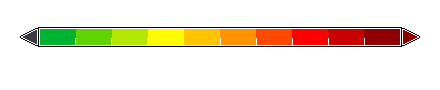
#> input picture pipeline/inputs/colorbars/rainbarwhite2.png, 440 x 90 px, found by its file name
$ python d2_build_rain_luts.py
#> lines starting #> are read from the running program, lines starting #| are printed output that depends on the picture
# Step R3: build colour -> rain-rate lookups for BOTH colorbars (liquid and frozen), log scale
import numpy as np
from PIL import Image

# --- EDIT THESE (same meaning as in s2_build_lut.py) --------------------------
BARS = {
    "liquid": ("rainbarwhite2.png", "rainbarblack2.png", 40, 416, 37),
    "frozen": ("snowbarwhite2.png", "snowbarblack2.png", 40, 416, 37),
}
ORIENTATION = "horizontal"     # "horizontal" (small values on left) or "vertical" (small at bottom)
VMIN, VMAX = 0.1, 50.0         # mm/hour, from the labels
# -----------------------------------------------------------------------------

def strip(path, start, end, across):
#> called with path = 'rainbarwhite2.png', start = 40, end = 416, across = 37
    a = np.asarray(Image.open(path).convert("RGB")).astype(float)
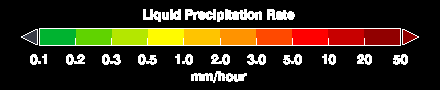
#> a: shape (90, 440, 3) float64; mean R, G, B 52, 42.9, 25.1
    if ORIENTATION == "horizontal":
        return a[across, start:end + 1]
    return a[start:end + 1, across][::-1]

out = {}
for name, (fw, fb, start, end, across) in BARS.items():
    if end <= start:
        raise SystemExit(f"Set START, END, ACROSS for '{name}' first (see the guide).")
    w, b = strip(fw, start, end, across), strip(fb, start, end, across)
#> call 2 of strip, with path = 'rainbarblack2.png', start = 40, end = 416, across = 37
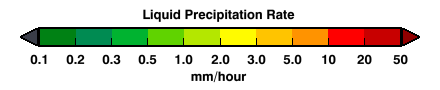
#> input picture pipeline/inputs/colorbars/rainbarblack2.png, 440 x 90 px, found by its file name
#> in strip (call 2), `a = np.asarray(Image.open(path).convert("RGB")).astype(float)`:
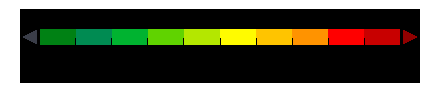
#> a: shape (90, 440, 3) float64; mean R, G, B 86.5, 85.9, 66.8
#> w = 377 rows, first 8: [0, 179, 48], [0, 179, 48], [0, 179, 48], [0, 179, 48], [0, 179, 48], [0, 179, 48], [0, 179, 48], [0, 179, 48]; b = 377 rows, first 8: [0, 129, 20], [0, 129, 20], [0, 129, 20], [0, 129, 20], [0, 129, 20], [0, 129, 20], [0, 129, 20], [0, 129, 20]
    if w.shape != b.shape:
        raise SystemExit(f"{name}: white and black strips have different sizes - check coordinates")
    # colour over white = a*C + (1-a)*255 ; colour over black = a*C  ->  solve for a and C
    alpha = np.clip(1 - (w - b).mean(axis=1) / 255.0, 0.0, 1.0)
#> alpha = 377 values, max 1 at index 180, min 0 at index 360, mean 0.921
    premult = b                                   # a*C, what we compare against (stable at low alpha)
#> premult has the same summary as b
    n = len(alpha)
#> n = 377
    t = np.arange(n) / (n - 1)
#> t = 377 values from 0 to 1
    values = 10 ** (np.log10(VMIN) + t * (np.log10(VMAX) - np.log10(VMIN)))
#> values = 377 values from 0.1 to 50
    out[f"{name}_premult"] = premult
    out[f"{name}_alpha"] = alpha
    out[f"{name}_values"] = values
    print(f"\n{name}: strip length {n} px")
#| liquid: strip length 377 px
    print(f"  opacity at low end (first 5 px):  {np.round(alpha[:5], 2).tolist()}")
#|   opacity at low end (first 5 px):  [0.9, 0.9, 0.9, 0.9, 0.9]
    print(f"  opacity at high end (last 5 px):  {np.round(alpha[-5:], 2).tolist()}")
#|   opacity at high end (last 5 px):  [1.0, 1.0, 1.0, 1.0, 1.0]
    print(f"  distinct colours (black version): {len(np.unique(b, axis=0))}")
#|   distinct colours (black version): 12
    print(f"  low-end colour (black bg):  {b[0].astype(int).tolist()}   high-end: {b[-1].astype(int).tolist()}")
#|   low-end colour (black bg):  [0, 129, 20]   high-end: [145, 0, 0]
#> pass 2 of the loop `for name, (fw, fb, start, end, across) in BARS.items():`:
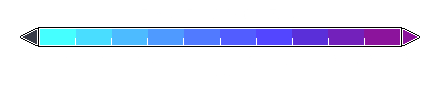
#> input picture pipeline/inputs/colorbars/snowbarwhite2.png, 440 x 90 px, found by its file name
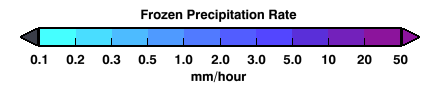
#> input picture pipeline/inputs/colorbars/snowbarblack2.png, 440 x 90 px, found by its file name
#> in strip (call 4), `a = np.asarray(Image.open(path).convert("RGB")).astype(float)`:
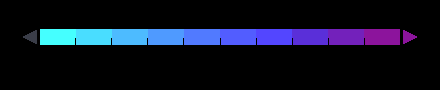
#> a: shape (90, 440, 3) float64; mean R, G, B 13.3, 17.5, 34.4
#> w = 377 rows, first 8: [69, 255, 255], [69, 255, 255], [69, 255, 255], [69, 255, 255], [69, 255, 255], [69, 255, 255], [69, 255, 255], [69, 255, 255]; b has the same summary as w
#> alpha = 377 values, max 1 at index 0, min 0 at index 360, mean 0.995
#> premult has the same summary as w
#| frozen: strip length 377 px
#|   opacity at low end (first 5 px):  [1.0, 1.0, 1.0, 1.0, 1.0]
#|   opacity at high end (last 5 px):  [1.0, 1.0, 1.0, 1.0, 1.0]
#|   distinct colours (black version): 11
#|   low-end colour (black bg):  [69, 255, 255]   high-end: [140, 20, 156]

# Do the two colorbars share colours? (would make liquid/frozen ambiguous)
lq = out["liquid_premult"]; fz = out["frozen_premult"]
#> after `lq = out['liquid_premult']`: lq has the same summary as b
#> after `fz = out['frozen_premult']`: fz has the same summary as w
d = np.sqrt(((lq[:, None, :] - fz[None, :, :]) ** 2).sum(axis=2)).min(axis=1)
#> d = 377 values, max 301.5 at index 180, min 0 at index 360, mean 209
print(f"\nLiquid colours that are within 10 units of a frozen colour: {(d < 10).sum()} of {len(lq)}")
#| Liquid colours that are within 10 units of a frozen colour: 3 of 377
np.savez("rain_luts.npz", **out)
print("Saved rain_luts.npz")
